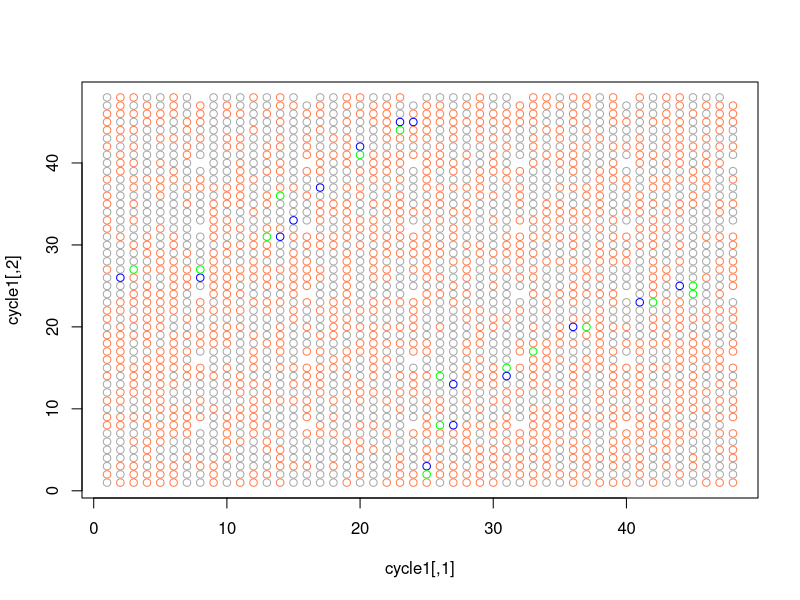

Recreate this plot in R.
shuriken <- c(
                 1, 1, 2, 3, 5, 1, 6, 0, 
                 5, 5, 3, 1, 4, 5, 2, 0, 
                 4, 4, 1, 5, 6, 4, 3, 0, 
                 6, 6, 5, 4, 2, 6, 1, 0, 
                 2, 2, 4, 6, 3, 2, 5, 0, 
                 3, 3, 6, 2, 1, 3, 4, 0
)

next_pair <- function(v) {
  a_new <- (v[1] + shuriken[v[2]] - 1) %% 48 + 1
  b_new <- (v[2] + shuriken[a_new] - 1) %% 48 + 1
  return(c(a_new, b_new))
}

compute_iterates <- function(v, n_its) {
  iterates <- matrix(0, n_its, 2)
  for (i in 1:n_its) {
    iterates[i, ] <- v
    v <- next_pair(v)
  }
  print(dim(unique(iterates))[1])
  iterates[1:dim(unique(iterates))[1],]
}

cycle1 <- compute_iterates(c(1,1), 2000)
cycle2 <- compute_iterates(c(1,2), 2000)
cycle3 <- compute_iterates(c(2,26), 2000)
cycle4 <- compute_iterates(c(3,27), 2000)

plot(cycle1, col = 'gray66')
points(cycle2, col='coral')
points(cycle3, col='blue')
points(cycle4, col='green')


t(cycle3)
#   2    8   14   15   17   20   23   24   25    27    27    31    36    41    44
#  26   26   31   33   37   42   45   45    3     8    13    14    20    23    25

t(cycle4)
#    3    8   13   14   20   23   25   26   26    31    33    37    42    45    45
#   27   27   31   36   41   44    2    8   14    15    17    20    23    24    25



seqz <- shuriken[cycle1[, 1]]
paste0(seqz, collapse='')
# 112133555664130633532565242033401633144636025033311132045044262331122044466020321542566224360560525666622333211052565224306413534550454666514523310544156616321141363155444255330105351026251265504466662030136441443614364366051444444446122211552432214011025551406023455553060552625102041643406334164424166424314125124456503061225514522543503613355266602614111510532233326311504664522203325665120445411333215031220443510251110510556306666634555204444646023203621265504655033064534216414322664511051436261456445034401024233616652044336625130111254466622030105436656242215611264503333330150456542250310252241020462632266426051102433161406112351441655044623362343014665133123315516523203015144061660221653544162114333310524143426021105560566133334110550426021325554066022323660513544062442534204444342463430105322563012614435120313301445654423623353204450333116052450464566111354524413306135321131655443342125324012044462433361330155221554061120315034556144331605542132040112315533411020433453401635640140111056522042251116634161253113116054132260241551446552622362440155114540644165511353422460503260532656240132163435226311

table(seqz)
#   0   1   2   3   4   5   6 
# 123 172 157 170 179 164 154 

table(seqz[1:1118], seqz[2:1119])
#    0  1  2  3  4  5  6
# 0  0 21 19 20 23 25 15
# 1 22 39 21 24 26 17 22
# 2 23 19 29 18 22 24 22
# 3 18 22 25 48 22 17 18
# 4 18 23 21 26 49 24 18
# 5 20 27 21 18 19 36 23
# 6 22 20 21 16 18 21 36

seqz <- shuriken[cycle1[, 2]]
paste0(seqz, collapse='')
# 113503066023633365245616232241116401504236611150314541134406223135105554442266533425504066255211655560203102516615166022334236121022223011444520466311164156210232341204466503066221355514566425220350446622236423012646245301131050406021256553063560245503360553226636640115533063216335562115441462660231252166422263320352553326025211105214556630605641665222503344365354544102223015241660522032311551306412633313011154411665422244012111406656055110504222231221152434223605503346622463342105046102225633114444063320335563401660261115034366122463520350406622664530134136542503615554014644222261151511433660225533125350406263340112654556661024262035306662430612154454064653610235526641226633642255044065223311642046056222531315534415666133301654013066644534411561446602203141055153406632031354550406561165544443646432214515544366420446021610546126524115555453061162344254406102631130140116622350321204460512263231125554436204221022355041022250366343363065406536111324463355421240102605533246662332243555211564452203330160550462663524013511146465244333435541021353213011443062222203530643612203333551555646634155153146642436340
table(seqz)
#   0   1   2   3   4   5   6 
# 126 159 175 161 155 166 177
table(seqz[1:1118], seqz[2:1119])
#    0  1  2  3  4  5  6
# 0  0 20 23 22 18 16 26
# 1 19 43 19 18 16 25 19
# 2 18 22 55 23 19 18 20
# 3 23 19 16 35 20 25 23
# 4 24 19 21 16 35 16 24
# 5 22 14 20 22 23 46 19
# 6 20 21 21 25 24 20 46
